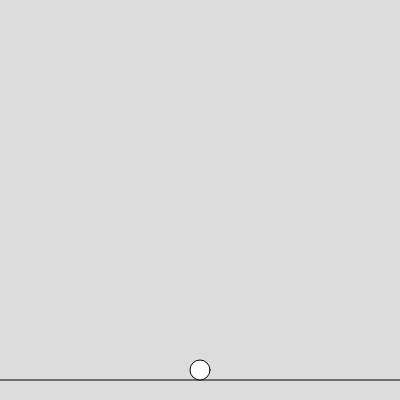
Frame 1 (no input)
Frame 60 (no input): identical to frame 1, image omitted
Frame 120 (the mouse pressed at the canvas centre since frame 60): identical to frame 1, image omitted

The p5.js sketch that drew this single still picture (run headless with seeded random() and noise() and a simulated clock; from frame 60 on, the mouse is pressed at the canvas centre):

// p5.js sketch
// ── sketch.js
const g = 1;     // 重力（いろいろな値を試してみましょう）
const jump = 20; // ジャンプ力（いろいろな値を試してみましょう）
const ground = 20;
const size = 20;

let x, y, vy;

function setup() {
  createCanvas(400, 400);

  x = width / 2;
  y = height - ground - size / 2;
  vy = 0;
}

function draw() {
  background(220);

  let gy = height - ground;
  line(0, gy, width, gy); // 地面の線

  ellipse(x, y, size, size);

  y += vy;


  if(y < height - ground - size / 2){ // 地面より上、つまり空中にいる
    vy += g; // 下方向に重力の影響で加速する
  }
  else{
    vy = 0;
    y = height - ground - size / 2;
  }
  if(keyIsDown("A".charCodeAt(0))){ x -= 5; }
  if(keyIsDown("D".charCodeAt(0))){ x += 5; }
}

function keyPressed(){
  if(key == " "){
  if(y >= height - ground - size / 2){
    vy = -jump;  }
  }
}

function windowResized(){
  resizeCanvas(windowWidth, windowHeight);
}
